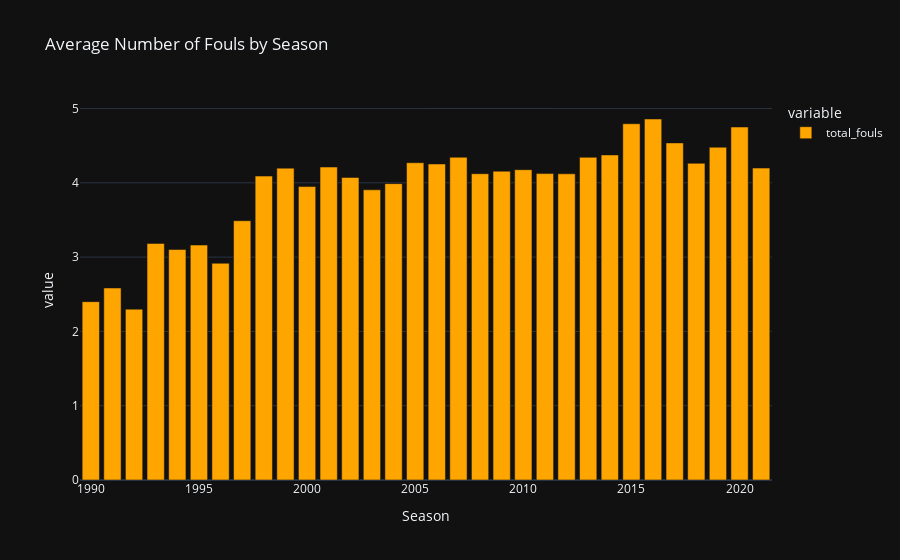

Source (notebook cell):
### Code cell
fig3 = px.bar(new_df.groupby('Season')['total_fouls'].mean(), title='Average Number of Fouls by Season', template= 'plotly_dark')
fig3.update_traces(marker_color='orange')
fig3.write_image('images/average_fouls_season.png')
fig3.show()

### Figure 1 — Plotly figure (JSON) as saved in the notebook; plotly's stock layout.template omitted (floating-point values rounded to 4 significant figures)
{"data": [{"alignmentgroup": "True", "hovertemplate": "variable=total_fouls<br>Season=%{x}<br>value=%{y}<extra></extra>", "legendgroup": "total_fouls", "marker": {"color": "orange", "pattern": {"shape": ""}}, "name": "total_fouls", "offsetgroup": "total_fouls", "orientation": "v", "showlegend": true, "textposition": "auto", "type": "bar", "x": [1990, 1991, 1992, 1993, 1994, 1995, 1996, 1997, 1998, 1999, 2000, 2001, 2002, 2003, 2004, 2005, 2006, 2007, 2008, 2009, 2010, 2011, 2012, 2013, 2014, 2015, 2016, 2017, 2018, 2019, 2020, 2021], "xaxis": "x", "y": [2.4, 2.584, 2.3, 3.184, 3.102, 3.162, 2.917, 3.49, 4.091, 4.198, 3.949, 4.212, 4.072, 3.906, 3.989, 4.271, 4.254, 4.344, 4.123, 4.156, 4.177, 4.124, 4.121, 4.343, 4.375, 4.795, 4.859, 4.537, 4.263, 4.479, 4.751, 4.198], "yaxis": "y"}], "layout": {"barmode": "relative", "legend": {"title": {"text": "variable"}, "tracegroupgap": 0}, "title": {"text": "Average Number of Fouls by Season"}, "xaxis": {"anchor": "y", "domain": [0, 1], "title": {"text": "Season"}}, "yaxis": {"anchor": "x", "domain": [0, 1], "title": {"text": "value"}}}}
